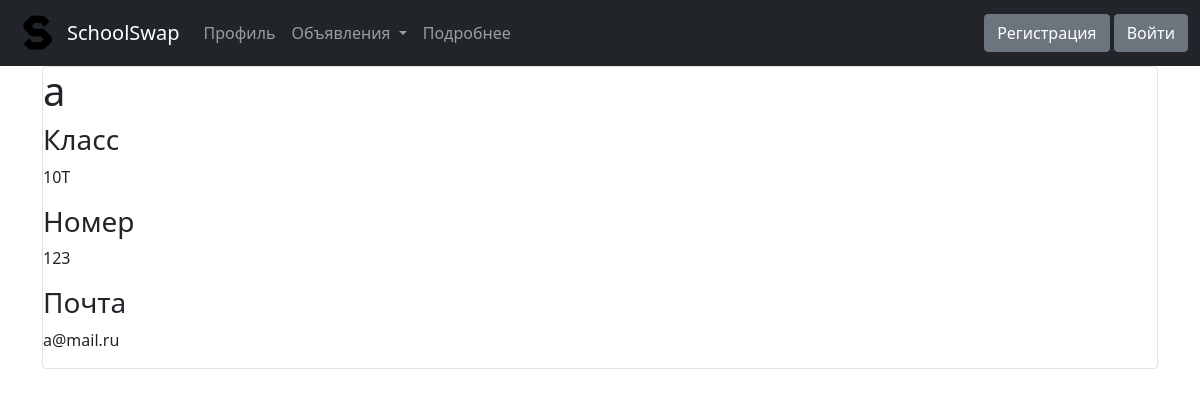
The page /profile/1 on the database as committed earlier.
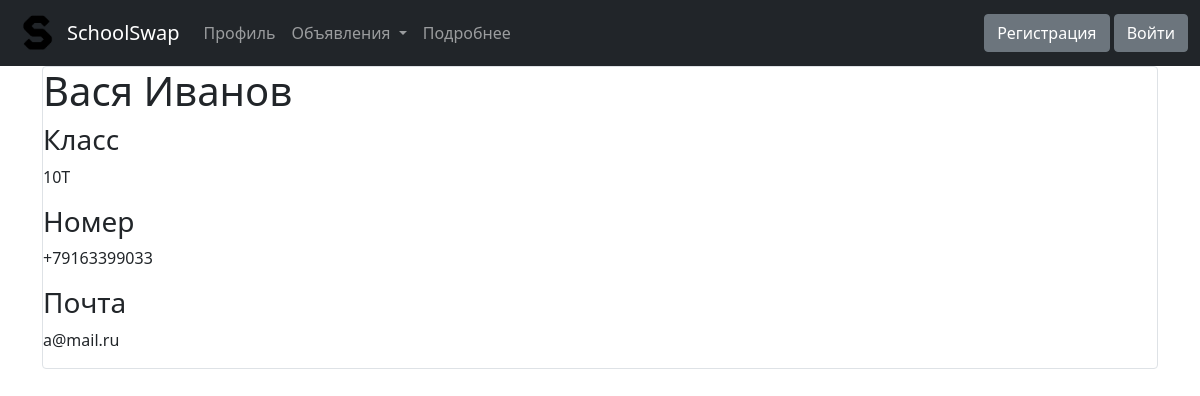
The same page on the database as committed later.
### data/users.py (models this page shows, shortened)
class User(SqlAlchemyBase, UserMixin):
    __tablename__ = 'users'
    id = sqlalchemy.Column(sqlalchemy.Integer, primary_key=True, autoincrement=True)
    username = sqlalchemy.Column(sqlalchemy.String, nullable=True)
    classnum = sqlalchemy.Column(sqlalchemy.String, nullable=True)
    phone = sqlalchemy.Column(sqlalchemy.String, unique=True, nullable=True)
    email = sqlalchemy.Column(sqlalchemy.String, unique=True, nullable=True)
    hashed_password = sqlalchemy.Column(sqlalchemy.String, nullable=True)
    goods = orm.relation("Goods", back_populates='user')

### main.py (the view)
@app.route('/profile/<int:id>', methods=['GET', 'POST'])
def profile_info(id):
    db_sess = db_session.create_session()
    users = db_sess.query(User).filter(User.id == id).first()
    return render_template('profile.html', users=users, title='Профиль продавца')

### data/db_session.py (called while the page is built)
def create_session() -> Session:
    global __factory
    return __factory()

### templates/profile.html
{% extends "base.html" %}
{% block content %}
<link rel="stylesheet" href="{{ url_for('static', filename='css/good.css') }}">
<div class="col-md-12 border rounded item">
  <h1>{{users.username}}</h1>
  <div>
    <h3>Класс</h3>
    <p>{{users.classnum}}</p>
  </div>
  <div>
    <h3>Номер</h3>
    <p>{{users.phone}}</p>
  </div>
  <div>
    <h3>Почта</h3>
    <p>{{users.email}}</p>
  </div>
</div>
{% endblock %}

Rows that differ between the two databases and show on the page:
changed User "a@mail.ru": username "a" → "Вася Иванов"; phone "123" → "+79163399033"
